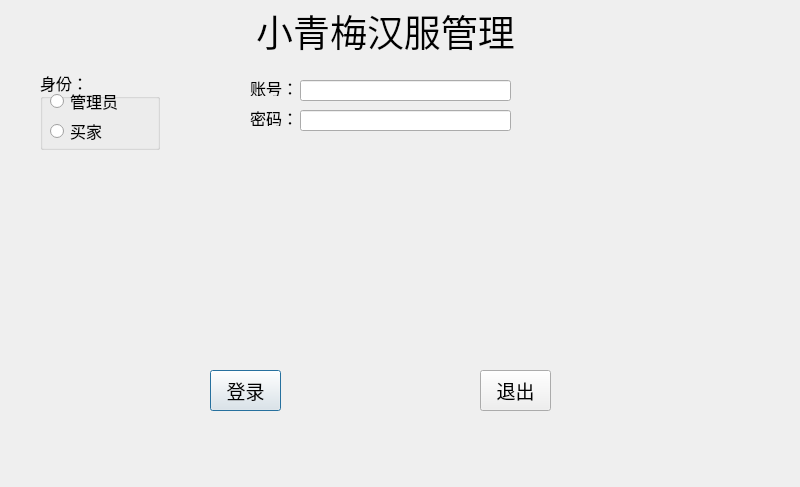
<?xml version="1.0" encoding="UTF-8"?>
<ui version="4.0">
 <class>LoginDialog</class>
 <widget class="QDialog" name="LoginDialog">
  <property name="geometry">
   <rect>
    <x>0</x>
    <y>0</y>
    <width>800</width>
    <height>487</height>
   </rect>
  </property>
  <property name="windowTitle">
   <string>Dialog</string>
  </property>
  <property name="styleSheet">
   <string notr="true">background-image: url(:/water_black.jpg);</string>
  </property>
  <widget class="QLabel" name="label">
   <property name="geometry">
    <rect>
     <x>240</x>
     <y>10</y>
     <width>291</width>
     <height>41</height>
    </rect>
   </property>
   <property name="font">
    <font>
     <family>华文行楷</family>
     <pointsize>28</pointsize>
    </font>
   </property>
   <property name="frameShape">
    <enum>QFrame::NoFrame</enum>
   </property>
   <property name="text">
    <string>小青梅汉服管理</string>
   </property>
   <property name="alignment">
    <set>Qt::AlignCenter</set>
   </property>
  </widget>
  <widget class="QLabel" name="label_2">
   <property name="geometry">
    <rect>
     <x>250</x>
     <y>110</y>
     <width>54</width>
     <height>16</height>
    </rect>
   </property>
   <property name="font">
    <font>
     <family>楷体</family>
     <pointsize>12</pointsize>
    </font>
   </property>
   <property name="text">
    <string>密码：</string>
   </property>
  </widget>
  <widget class="QLineEdit" name="pwdLineEdit">
   <property name="geometry">
    <rect>
     <x>300</x>
     <y>110</y>
     <width>211</width>
     <height>21</height>
    </rect>
   </property>
   <property name="echoMode">
    <enum>QLineEdit::Password</enum>
   </property>
  </widget>
  <widget class="QPushButton" name="loginBtn">
   <property name="geometry">
    <rect>
     <x>210</x>
     <y>370</y>
     <width>71</width>
     <height>41</height>
    </rect>
   </property>
   <property name="font">
    <font>
     <family>华文新魏</family>
     <pointsize>14</pointsize>
    </font>
   </property>
   <property name="text">
    <string>登录</string>
   </property>
   <property name="flat">
    <bool>false</bool>
   </property>
  </widget>
  <widget class="QPushButton" name="quitBtn">
   <property name="geometry">
    <rect>
     <x>480</x>
     <y>370</y>
     <width>71</width>
     <height>41</height>
    </rect>
   </property>
   <property name="font">
    <font>
     <family>华文新魏</family>
     <pointsize>14</pointsize>
    </font>
   </property>
   <property name="text">
    <string>退出</string>
   </property>
   <property name="flat">
    <bool>false</bool>
   </property>
  </widget>
  <widget class="QLabel" name="label_3">
   <property name="geometry">
    <rect>
     <x>250</x>
     <y>80</y>
     <width>54</width>
     <height>16</height>
    </rect>
   </property>
   <property name="font">
    <font>
     <family>楷体</family>
     <pointsize>12</pointsize>
    </font>
   </property>
   <property name="text">
    <string>账号：</string>
   </property>
  </widget>
  <widget class="QLineEdit" name="usernameLineEdit">
   <property name="geometry">
    <rect>
     <x>300</x>
     <y>80</y>
     <width>211</width>
     <height>21</height>
    </rect>
   </property>
  </widget>
  <widget class="QGroupBox" name="groupBox">
   <property name="geometry">
    <rect>
     <x>40</x>
     <y>70</y>
     <width>120</width>
     <height>80</height>
    </rect>
   </property>
   <property name="font">
    <font>
     <family>华文新魏</family>
     <pointsize>12</pointsize>
    </font>
   </property>
   <property name="title">
    <string>身份：</string>
   </property>
   <widget class="QRadioButton" name="adminRadioButton">
    <property name="geometry">
     <rect>
      <x>10</x>
      <y>20</y>
      <width>97</width>
      <height>22</height>
     </rect>
    </property>
    <property name="font">
     <font>
      <family>华文行楷</family>
      <pointsize>12</pointsize>
     </font>
    </property>
    <property name="text">
     <string>管理员</string>
    </property>
   </widget>
   <widget class="QRadioButton" name="buyerRadioButton">
    <property name="geometry">
     <rect>
      <x>10</x>
      <y>50</y>
      <width>97</width>
      <height>22</height>
     </rect>
    </property>
    <property name="font">
     <font>
      <family>华文行楷</family>
      <pointsize>12</pointsize>
     </font>
    </property>
    <property name="text">
     <string>买家</string>
    </property>
   </widget>
  </widget>
 </widget>
 <resources/>
 <connections/>
</ui>
